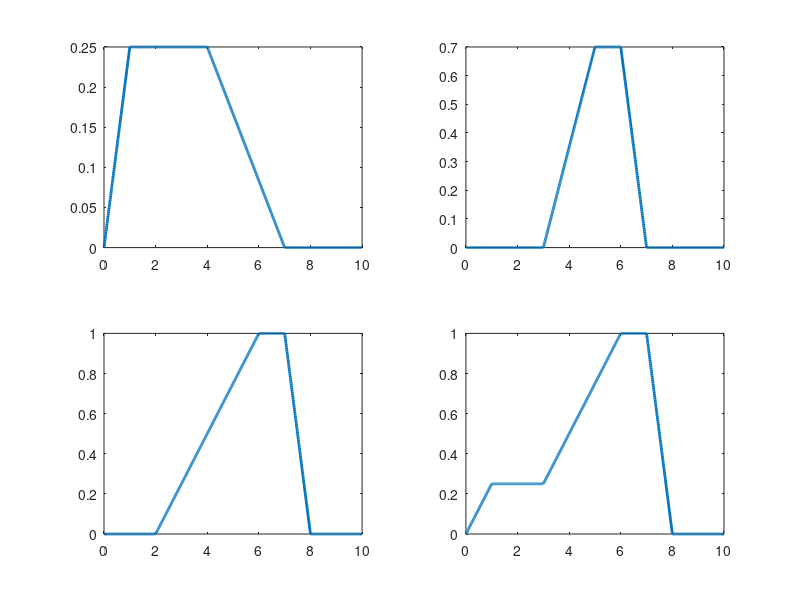
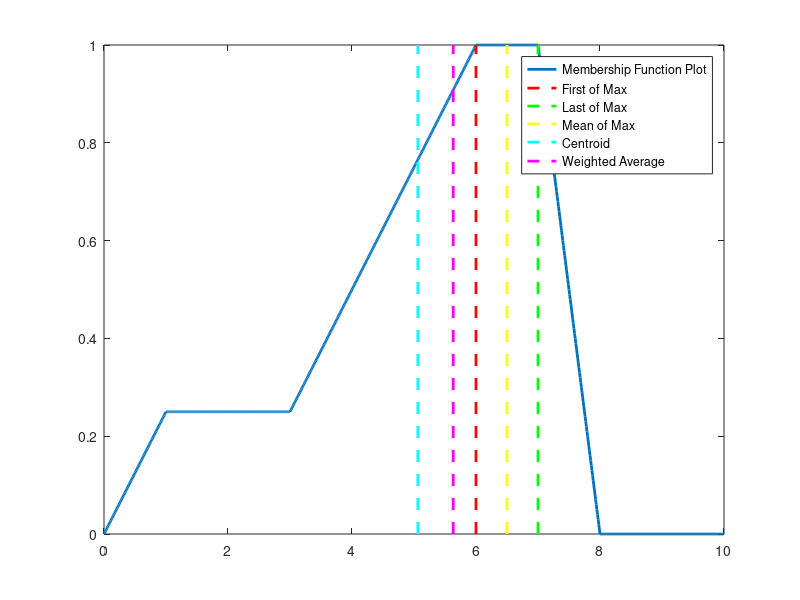

Write MATLAB code to recreate these figures, in order.
clc;
clear all;

x=0:0.01:10;
y1=trapmf(x,[0 1 4 7]);
y1=0.25*y1;
y2=trapmf(x,[3 5 6 7]);
y2=0.7*y2;
y3=trapmf(x,[2 6 7 8]);
y3=1*y3;
figure(1)
subplot(2,2,1);
plot(x,y1,'linewidth',2);
subplot(2,2,2);
plot(x,y2,'linewidth',2);
subplot(2,2,3);
plot(x,y3,'linewidth',2);
a=max(y1,y2);
b=max(a,y3);
subplot(2,2,4);
plot(x,b,'linewidth',2);

[max1,n]=max(b);
first_max=(n-1)/100;
for i=n:(size(x,2)+1)
    if(b(i)~=max1)
        last_max=(i-2)/100;
        break;
    end
end
first_max
last_max
mean_max=(first_max+last_max)/2

sum1=sum(b);
N=0;
for i=0:size(x,2)-1
    N=N+(b(i+1)*(i*0.01));
end
centroid=N/sum1

[maxy1,n1]=max(y1);
first_max1=(n1-1)/100;
for i=n1:(size(x,2)+1)
    if(y1(i)~=maxy1)
        last_max1=(i-1)/100;
        break;
    end
end
mean_max1=(first_max1+last_max1)/2;

[maxy2,n2]=max(y2);
first_max2=(n2-1)/100;
for i=n2:(size(x,2)+1)
    if(y2(i)~=maxy2)
        last_max2=(i-1)/100;
        break;
    end
end
mean_max2=(first_max2+last_max2)/2;

[maxy3,n3]=max(y3);
first_max3=(n3-1)/100;
for i=n3:(size(x,2)+1)
    if(y3(i)~=maxy3)
        last_max3=(i-1)/100;
        break;
    end
end
mean_max3=(first_max3+last_max3)/2;
num=mean_max1*max(y1)+mean_max2*max(y2)+mean_max3*max(y3);
den=max(y1)+max(y2)+max(y3);
wt_avg=num/den

figure(2)
plot(x,b,'linewidth',2);
line([first_max first_max],[0 1],'color','red','linestyle','--','linewidth',2);
line([last_max last_max],[0 1],'color','green','linestyle','--','linewidth',2);
line([mean_max mean_max],[0 1],'color','yellow','linestyle','--','linewidth',2);
line([centroid centroid],[0 1],'color','cyan','linestyle','--','linewidth',2);
line([wt_avg wt_avg],[0 1],'color','magenta','linestyle','--','linewidth',2);
legend('Membership Function Plot','First of Max','Last of Max','Mean of Max','Centroid','Weighted Average');